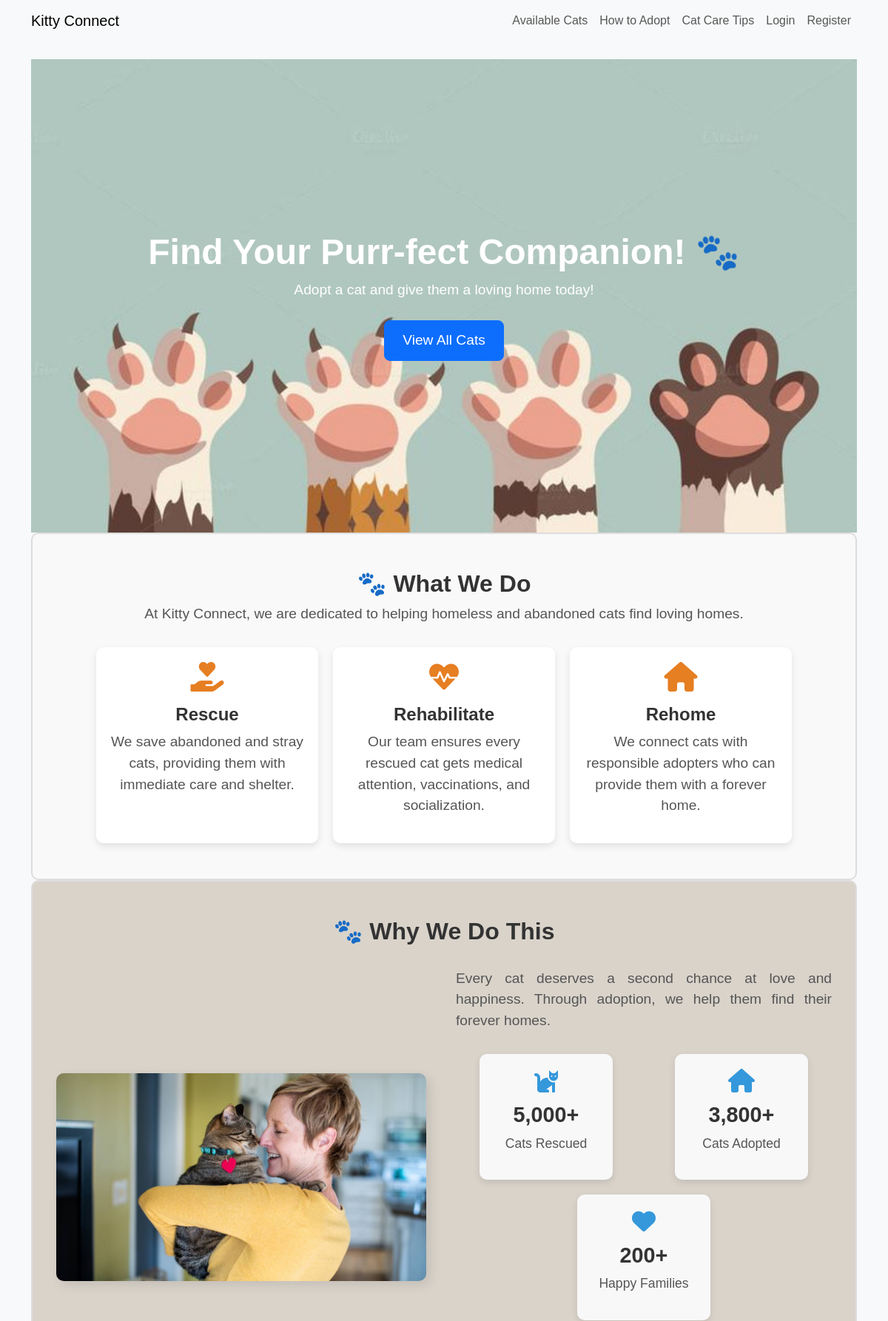
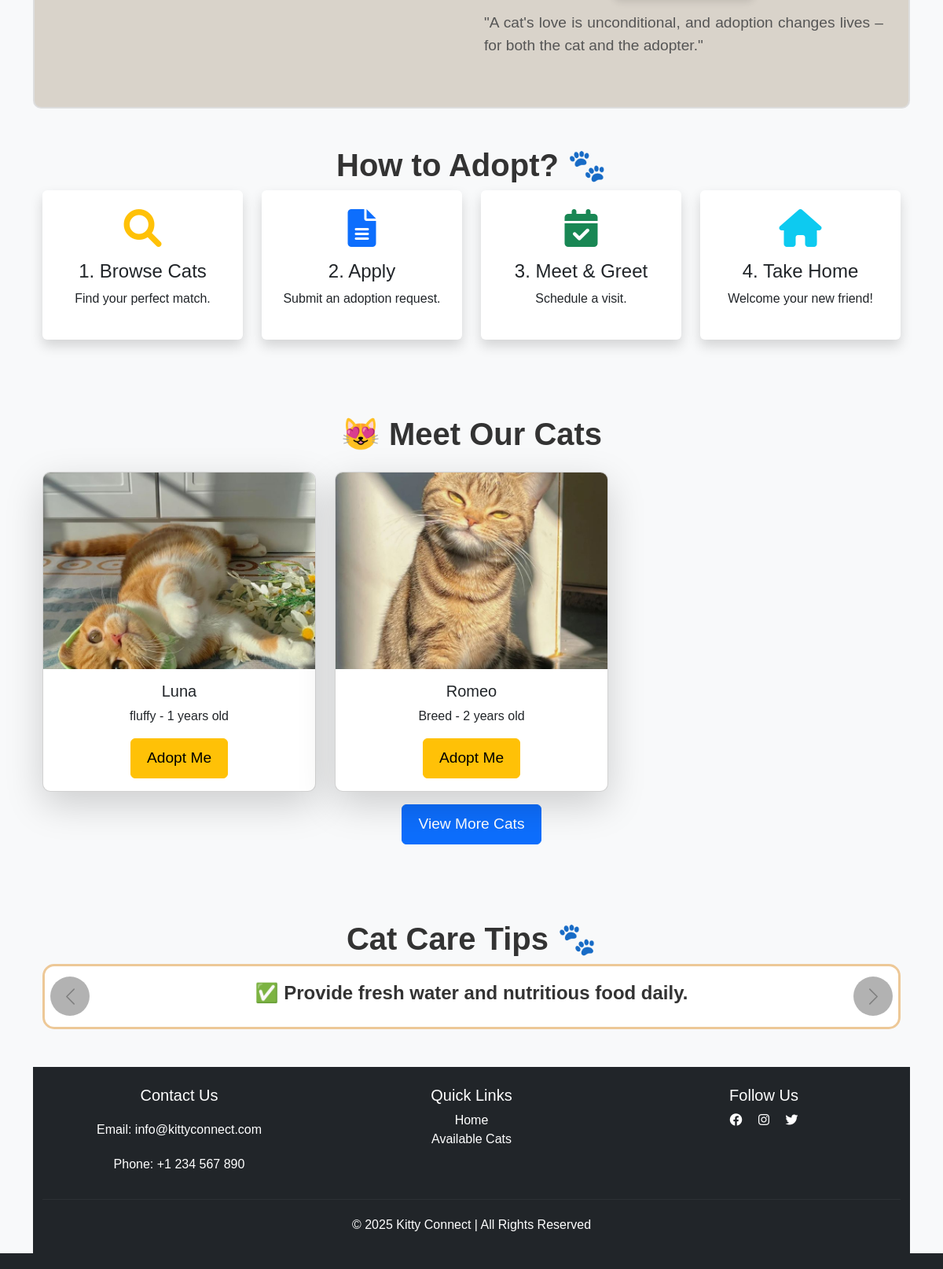
The page / (upper part) on the database its author committed (2 pictures, top to bottom).
### cat/models.py (models this page shows, shortened)
class Cat(models.Model):
    name = models.CharField(max_length=50)
    age = models.IntegerField()
    breed = models.CharField(max_length=100)
    image = models.ImageField(upload_to='cat_images/', null=True, blank=True)
    description = models.TextField()
    available = models.BooleanField(default=True)

### account/views.py (the view)
# urls.py: 2. Add a URL to urlpatterns:  path('', views.home, name='home')
def home(request):
    cats = Cat.objects.all()[:3]  # Show 3 random cats
    return render(request, "home.html", {"cats": cats})

### templates/home.html (shortened to what this page needs)
{% extends 'base.html' %}
{% load static %}
{% block content %}
<section class="hero text-center text-white d-flex align-items-center justify-content-center">
    <div class="container">
        <h1>Find Your Purr-fect Companion! 🐾</h1>
        <p>Adopt a cat and give them a loving home today!</p>
        <a href="{% url 'cat_list' %}" class="btn btn-primary btn-lg">View All Cats</a>
    </div>
</section>
<section class="what-we-do py-5">
    <div class="container">
        <h2>🐾 What We Do</h2>
        <p>At Kitty Connect, we are dedicated to helping homeless and abandoned cats find loving homes.</p>
        <div class="service-container">
            <div class="service-box">
                <i class="fas fa-hand-holding-heart"></i>
                <h4>Rescue</h4>
                <p>We save abandoned and stray cats, providing them with immediate care and shelter.</p>
            </div>
            <div class="service-box">
                <i class="fas fa-heartbeat"></i>
                <h4>Rehabilitate</h4>
                <p>Our team ensures every rescued cat gets medical attention, vaccinations, and socialization.</p>
            </div>
            <div class="service-box">
                <i class="fas fa-home"></i>
                <h4>Rehome</h4>
                <p>We connect cats with responsible adopters who can provide them with a forever home.</p>
            </div>
        </div>
    </div>
</section>
<section class="why-we-do py-5">
    <div class="container">
        <h2>🐾 Why We Do This</h2>
        <div class="why-we-do-content">
            <div>
                <img src="{% static 'images/adopted-cat.jpg' %}" alt="Cat Adoption">
            </div>
            <div class="why-we-do-text">
                <p>Every cat deserves a second chance at love and happiness. Through adoption, we help them find their forever homes.</p>
                <div class="stats-container">
                    <div class="stat-box">
                        <i class="fas fa-cat"></i>
                        <h3>5,000+</h3>
                        <p>Cats Rescued</p>
                    </div>
                    <div class="stat-box">
                        <i class="fas fa-home"></i>
                        <h3>3,800+</h3>
                        <p>Cats Adopted</p>
                    </div>
                    <div class="stat-box">
                        <i class="fas fa-heart"></i>
                        <h3>200+</h3>
                        <p>Happy Families</p>
                    </div>
                </div>
                <p class="lead mt-3">
                    "A cat's love is unconditional, and adoption changes lives – for both the cat and the adopter."
                </p>
            </div>
        </div>
    </div>
</section>
<section class="how-to-adopt py-5 text-center bg-light">
    <div class="container">
        <h2>How to Adopt? 🐾</h2>
        <div class="row">
            <div class="col-md-3">
                <div class="step p-4 shadow rounded">
                    <i class="fas fa-search fa-3x text-warning"></i>
                    <h4 class="mt-3">1. Browse Cats</h4>
                    <p>Find your perfect match.</p>
                </div>
            </div>
            <div class="col-md-3">
                <div class="step p-4 shadow rounded">
                    <i class="fas fa-file-alt fa-3x text-primary"></i>
                    <h4 class="mt-3">2. Apply</h4>
                    <p>Submit an adoption request.</p>
                </div>
            </div>
            <div class="col-md-3">
                <div class="step p-4 shadow rounded">
                    <i class="fas fa-calendar-check fa-3x text-success"></i>
                    <h4 class="mt-3">3. Meet & Greet</h4>
                    <p>Schedule a visit.</p>
                </div>
            </div>
            <div class="col-md-3">
                <div class="step p-4 shadow rounded">
                    <i class="fas fa-home fa-3x text-info"></i>
                    <h4 class="mt-3">4. Take Home</h4>
                    <p>Welcome your new friend!</p>
                </div>
            </div>
        </div>
    </div>
</section>
<section class="meet-cats text-center py-5">
    <div class="container">
        <h2 class="mb-4">😻 Meet Our Cats</h2>
        <div class="row">
            {% for cat in cats|slice:":3" %}
                <div class="col-md-4">
                    <div class="card shadow-lg">
                        <img src="{{ cat.image.url }}" class="card-img-top fixed-cat-img" alt="{{ cat.name }}">
                        <div class="card-body">
                            <h5 class="card-title">{{ cat.name }}</h5>
                            <p class="card-text">{{ cat.breed }} - {{ cat.age }} years old</p>
                            <a href="{% url 'adoption_request_create' cat.id %}" class="btn btn-warning">Adopt Me</a>
                        </div>
                    </div>
                </div>
            {% endfor %}
        </div>
        <a href="{% url 'cat_list' %}" class="btn btn-primary mt-3">View More Cats</a>
    </div>
</section>
<section class="cat-care-tips bg-light py-5 text-center">
    <div class="container">
        <h2>Cat Care Tips 🐾</h2>
        <div id="catCareCarousel" class="carousel slide" data-bs-ride="carousel">
            <div class="carousel-inner">
                <div class="carousel-item active">
                    <h4>✅ Provide fresh water and nutritious food daily.</h4>
                </div>
            </div>
            <button class="carousel-control-prev" type="button" data-bs-target="#catCareCarousel" data-bs-slide="prev">
                <span class="carousel-control-prev-icon"></span>
            </button>
            <button class="carousel-control-next" type="button" data-bs-target="#catCareCarousel" data-bs-slide="next">
                <span class="carousel-control-next-icon"></span>
            </button>
        </div>
    </div>
</section>
<footer class="bg-dark text-white text-center py-4">
    <div class="container">
        <div class="row">
            <div class="col-md-4">
                <h5>Contact Us</h5>
                <p>Email: info@kittyconnect.com</p>
                <p>Phone: +1 234 567 890</p>
            </div>
            <div class="col-md-4">
                <h5>Quick Links</h5>
                <ul class="list-unstyled">
                    <li><a href="{% url 'home' %}" class="text-white">Home</a></li>
                    <li><a href="{% url 'cat_list' %}" class="text-white">Available Cats</a></li>
                </ul>
            </div>
            <div class="col-md-4">
                <h5>Follow Us</h5>
                <a href="#" class="text-white mx-2"><i class="fab fa-facebook"></i></a>
                <a href="#" class="text-white mx-2"><i class="fab fa-instagram"></i></a>
                <a href="#" class="text-white mx-2"><i class="fab fa-twitter"></i></a>
            </div>
        </div>
        <hr>
        <p class="mb-0">© 2025 Kitty Connect | All Rights Reserved</p>
    </div>
</footer>
{% endblock %}

### static/css/styles.css (style rules this page uses)
body { font-family: 'Arial', sans-serif; background-color: #f8f9fa; margin: 0; padding: 0; }
.hero { background: url('/static/images/cat-paws.jpg') no-repeat center center/cover; height: 80vh; display: flex; align-items: center; text-align: center; }
.hero h1 { font-size: 3rem; font-weight: bold; }
.hero p { font-size: 1.2rem; }
.hero .btn { font-size: 1.2rem; padding: 12px 24px; margin-top: 10px; }
h2 { font-size: 2.5rem; font-weight: bold; color: #333; }
.what-we-do { background-color: #f9f9f9; border: 2px solid #ddd; border-radius: 10px; padding: 60px 20px; }
.what-we-do h2 { text-align: center; font-size: 2rem; font-weight: bold; color: #333; }
.what-we-do p { font-size: 1.2rem; color: #555; text-align: center; }
.service-container { display: flex; justify-content: center; flex-wrap: wrap; gap: 20px; margin-top: 30px; }
.service-box { background: white; border-radius: 10px; padding: 20px; text-align: center; width: 300px; min-height: 200px; box-shadow: 0 4px 10px rgba(0, 0, 0, 0.1); transition: 0.3s; }
.service-box i { font-size: 2.5rem; color: #e67e22; }
.service-box h4 { margin-top: 15px; font-size: 1.5rem; font-weight: bold; color: #333; }
.why-we-do { background-color: #d9d3ca; border: 2px solid #ddd; border-radius: 10px; padding: 60px 20px; }
.why-we-do h2 { text-align: center; font-size: 2rem; font-weight: bold; color: #333; }
.why-we-do-content { display: flex; align-items: center; justify-content: center; flex-wrap: wrap; gap: 40px; margin-top: 30px; }
.why-we-do img { width: 100%; max-width: 500px; border-radius: 10px; box-shadow: 5px 5px 15px rgba(0, 0, 0, 0.1); }
.why-we-do-text { flex: 1; max-width: 600px; }
.why-we-do p { font-size: 1.2rem; color: #555; text-align: justify; }
.stats-container { display: flex; justify-content: space-around; flex-wrap: wrap; gap: 20px; margin-top: 30px; }
.stat-box { background: #f8f8f8; border-radius: 10px; padding: 20px; text-align: center; width: 180px; min-height: 140px; box-shadow: 0 4px 10px rgba(0, 0, 0, 0.1); transition: 0.3s; }
.stat-box i { font-size: 2rem; color: #3498db; }
.stat-box h3 { margin-top: 10px; font-size: 1.8rem; font-weight: bold; color: #333; }
.stat-box p { font-size: 1.1rem; color: #555; text-align: center; }
.how-to-adopt { background-color: #93e2d2; padding: 60px 0; }
.step { background-color: white; border-radius: 8px; padding: 30px; transition: transform 0.3s ease-in-out; }
.step i { color: #ff9800; }
.meet-cats { padding: 60px 0; }
.card { border-radius: 10px; overflow: hidden; transition: transform 0.3s ease-in-out; }
.card-img-top.fixed-cat-img { height: 250px; object-fit: cover; }
.meet-cats .btn { font-size: 1.2rem; padding: 10px 20px; }
.cat-care-tips { padding: 60px 0; }
.carousel-inner { padding: 20px; border: 3px solid #edc897; border-radius: 15px; overflow: hidden; background-color: white; }
.carousel-item h4 { font-size: 1.5rem; font-weight: bold; color: #333; }
.carousel-control-prev, .carousel-control-next { background-color: rgba(0, 0, 0, 0.6); width: 50px; height: 50px; border-radius: 50%; display: flex; align-items: center; justify-content: center; position: absolute; top: 20%; }
.carousel-control-prev { left: 10px; }
.carousel-control-next { right: 10px; }
.carousel-control-prev-icon, .carousel-control-next-icon { filter: invert(1); width: 25px; height: 25px; }
footer { background-color: #343a40; color: white; padding: 40px 0; }
footer a { color: #ffcc00; text-decoration: none; }
footer hr { border-color: rgba(255, 255, 255, 0.2); }
footer p { margin-top: 20px; }

### rows shown on the page
Cat: image (picture), name "Luna", breed "fluffy", age "1"
Cat: image (picture), name "Romeo", breed "Breed", age "2"
